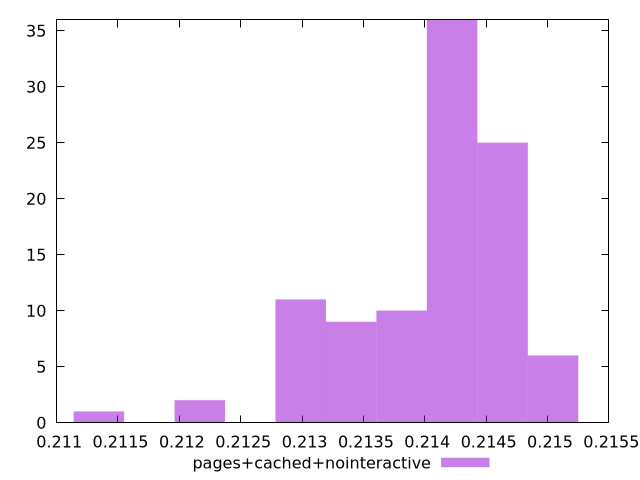

Recreate this plot in gnuplot.
$_pagesCachedNointeractive <<EOF
0.21298902980833967 11
0.2146337327412226 25
0.2121666783418982 2
0.2134002055415604 9
0.21422255700800186 36
0.21381138127478114 10
0.21134432687545673 1
0.21504490847444332 6
EOF
set key outside below
set terminal pngcairo
set output "report_00004_2020-11-02T20-21-41.718Z/interactive/pages+cached+nointeractive//hist.png"
set yrange [0:36]
set boxwidth 0.00041117573322073294
set style fill transparent solid 0.5 noborder
plot $_pagesCachedNointeractive title "pages+cached+nointeractive" with boxes ,
